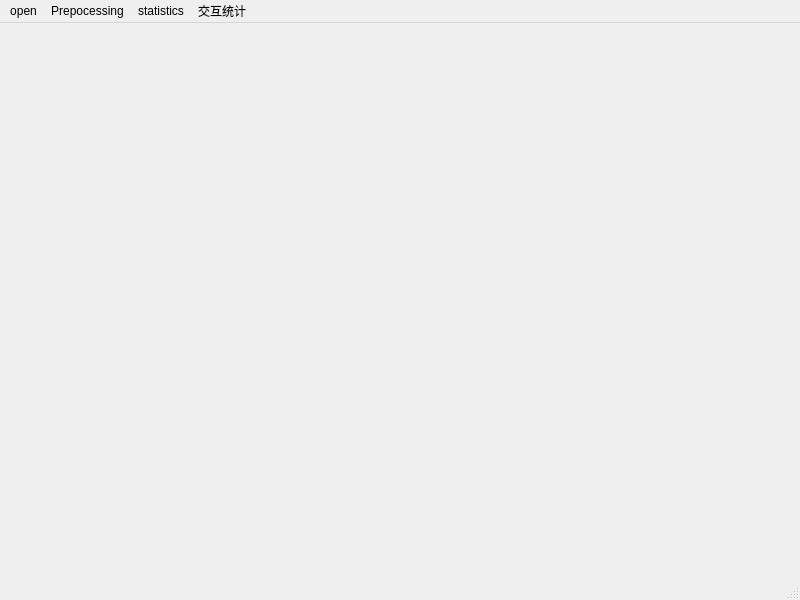
<?xml version="1.0" encoding="UTF-8"?>
<ui version="4.0">
 <class>MainWindow</class>
 <widget class="QMainWindow" name="MainWindow">
  <property name="geometry">
   <rect>
    <x>0</x>
    <y>0</y>
    <width>800</width>
    <height>600</height>
   </rect>
  </property>
  <property name="windowTitle">
   <string>MainWindow</string>
  </property>
  <widget class="QWidget" name="centralwidget"/>
  <widget class="QMenuBar" name="menubar">
   <property name="geometry">
    <rect>
     <x>0</x>
     <y>0</y>
     <width>800</width>
     <height>23</height>
    </rect>
   </property>
   <widget class="QMenu" name="menuopen">
    <property name="title">
     <string>open</string>
    </property>
    <widget class="QMenu" name="menutxt">
     <property name="title">
      <string>txt</string>
     </property>
     <addaction name="actionOD"/>
     <addaction name="actionflow"/>
    </widget>
    <addaction name="menutxt"/>
    <addaction name="actionflow_txt"/>
    <addaction name="actionod_shp"/>
   </widget>
   <widget class="QMenu" name="menu">
    <property name="title">
     <string>交互统计</string>
    </property>
    <addaction name="actiondistance"/>
    <addaction name="actiondirection"/>
    <addaction name="actionweight"/>
   </widget>
   <widget class="QMenu" name="menustatistics">
    <property name="title">
     <string>statistics</string>
    </property>
    <addaction name="action_chart"/>
   </widget>
   <widget class="QMenu" name="menuPrepocessing">
    <property name="title">
     <string>Prepocessing</string>
    </property>
    <addaction name="actiongenerate_flow_collection"/>
    <addaction name="action_generate_a_flowgraph"/>
   </widget>
   <addaction name="menuopen"/>
   <addaction name="menuPrepocessing"/>
   <addaction name="menustatistics"/>
   <addaction name="menu"/>
  </widget>
  <widget class="QStatusBar" name="statusbar"/>
  <action name="actionflow_txt">
   <property name="text">
    <string>shp</string>
   </property>
  </action>
  <action name="actionOD">
   <property name="text">
    <string>OD</string>
   </property>
  </action>
  <action name="actionflow">
   <property name="text">
    <string>flow</string>
   </property>
  </action>
  <action name="actiondistance">
   <property name="text">
    <string>distance</string>
   </property>
  </action>
  <action name="actiondirection">
   <property name="text">
    <string>direction</string>
   </property>
  </action>
  <action name="actionweight">
   <property name="text">
    <string>weight</string>
   </property>
  </action>
  <action name="actionod_shp">
   <property name="text">
    <string>od&amp;shp</string>
   </property>
  </action>
  <action name="action_chart">
   <property name="text">
    <string>chart</string>
   </property>
  </action>
  <action name="actiongenerate_flow_collection">
   <property name="text">
    <string>generate flow collection</string>
   </property>
  </action>
  <action name="action_generate_a_flowgraph">
   <property name="text">
    <string>generate a flow graph</string>
   </property>
  </action>
 </widget>
 <resources/>
 <connections>
  <connection>
   <sender>actiondistance</sender>
   <signal>triggered()</signal>
   <receiver>MainWindow</receiver>
   <slot>show()</slot>
   <hints>
    <hint type="sourcelabel">
     <x>-1</x>
     <y>-1</y>
    </hint>
    <hint type="destinationlabel">
     <x>399</x>
     <y>299</y>
    </hint>
   </hints>
  </connection>
 </connections>
</ui>
